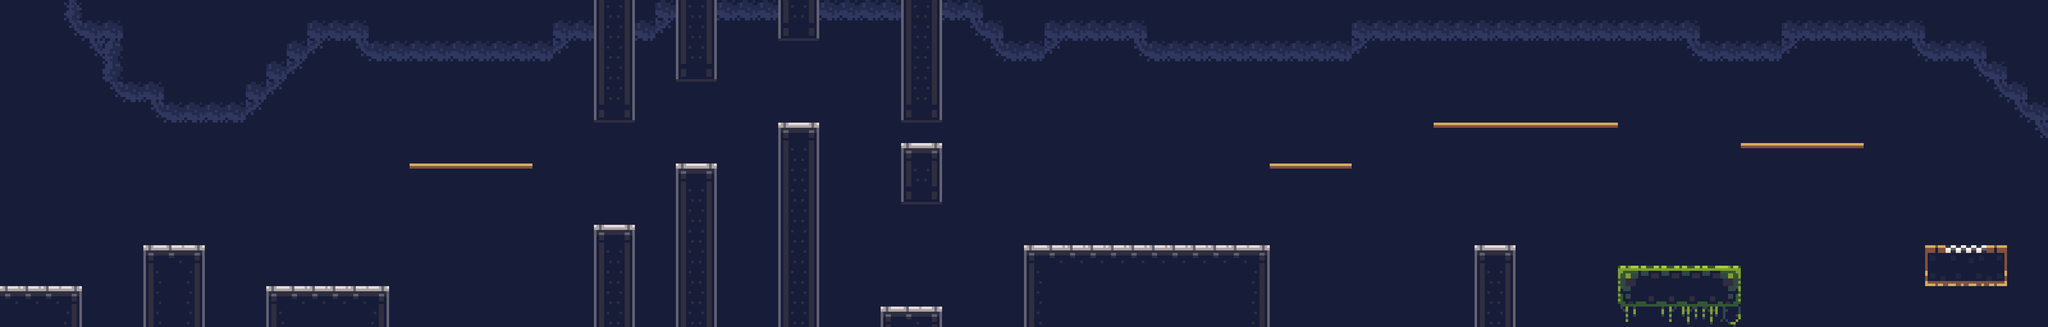

Below is a game level as drawn by its tile map, then a one-line description and the .tmx that defines it (tile-layer data replaced by summaries):
An orthogonal 100x16 tile map with 64x64 px tiles, 4 tile layers (BG, Terrain, Platforms, FG), 7 tilesets and 55 objects (16x torch_base, 15x torch_flame, 10x coin, 6x Diseased_rat, 4x Helicopter, ...).

<map version="1.10" tiledversion="1.11.2" orientation="orthogonal" renderorder="right-down" width="100" height="16" tilewidth="64" tileheight="64" infinite="0" nextlayerid="13" nextobjectid="338">
 <tileset firstgid="1" source="../tilesets/MP2 Tileset_scaled_64x.tsx" />
 <tileset firstgid="385" source="../tilesets/MP2 Ground Tileset.tsx" />
 <tileset firstgid="475" source="../tilesets/scaled player.tsx" />
 <tileset firstgid="476" source="../tilesets/coin.tsx" />
 <tileset firstgid="477" source="../tilesets/torch tile.tsx" />
 <tileset firstgid="478" source="../tilesets/scaled diseased rat.tsx" />
 <tileset firstgid="479" source="../tilesets/frog.tsx" />
 <layer id="1" name="BG" width="100" height="16">
  <data>[1600 cells, 1600 non-empty, 1 distinct tile ids]</data>
 </layer>
 <objectgroup id="8" name="BG details">
  <object id="141" name="torch_flame" gid="66" x="576" y="512" width="64" height="64" />
  <object id="142" name="torch_flame" gid="66" x="1024" y="832" width="64" height="64" />
  <object id="143" name="torch_flame" gid="66" x="192" y="640" width="64" height="64" />
  <object id="180" name="torch_base" gid="78" x="576" y="576" width="64" height="64" />
  <object id="181" name="torch_base" gid="78" x="1024" y="896" width="64" height="64" />
  <object id="182" name="torch_base" gid="78" x="192" y="704" width="64" height="64" />
  <object id="280" name="torch_flame" gid="66" x="1856" y="576" width="64" height="64" />
  <object id="281" name="torch_base" gid="78" x="1856" y="640" width="64" height="64" />
  <object id="283" name="torch_base" gid="78" x="2432" y="448" width="64" height="64" />
  <object id="284" name="torch_flame" gid="66" x="2752" y="768" width="64" height="64" />
  <object id="285" name="torch_base" gid="78" x="2752" y="832" width="64" height="64" />
  <object id="286" name="torch_flame" gid="66" x="3648" y="512" width="64" height="64" />
  <object id="287" name="torch_base" gid="78" x="3648" y="576" width="64" height="64" />
  <object id="288" name="torch_flame" gid="66" x="6080" y="512" width="64" height="64" />
  <object id="289" name="torch_base" gid="78" x="6080" y="576" width="64" height="64" />
  <object id="313" name="torch_flame" gid="66" x="1142.67" y="358.667" width="64" height="64" />
  <object id="314" name="torch_base" gid="78" x="1142.67" y="422.667" width="64" height="64" />
  <object id="318" name="torch_flame" gid="66" x="4888" y="552" width="64" height="64" />
  <object id="319" name="torch_base" gid="78" x="4888" y="616" width="64" height="64" />
  <object id="320" name="torch_flame" gid="66" x="4480" y="256" width="64" height="64" />
  <object id="321" name="torch_base" gid="78" x="4480" y="320" width="64" height="64" />
  <object id="322" name="torch_flame" gid="66" x="4032" y="320" width="64" height="64" />
  <object id="323" name="torch_base" gid="78" x="4032" y="384" width="64" height="64" />
  <object id="324" name="torch_flame" gid="66" x="5504" y="320" width="64" height="64" />
  <object id="325" name="torch_base" gid="78" x="5504" y="384" width="64" height="64" />
  <object id="326" name="torch_flame" gid="66" x="2112" y="384" width="64" height="64" />
  <object id="327" name="torch_base" gid="78" x="2112" y="448" width="64" height="64" />
  <object id="328" name="torch_flame" gid="66" x="2432" y="256" width="64" height="64" />
  <object id="329" name="torch_base" gid="78" x="2432" y="320" width="64" height="64" />
  <object id="330" name="torch_flame" gid="66" x="3200" y="448" width="64" height="64" />
  <object id="331" name="torch_base" gid="78" x="3200" y="512" width="64" height="64" />
 </objectgroup>
 <layer id="2" name="Terrain" width="100" height="16">
  <data>[1600 cells, 456 non-empty, 26 distinct tile ids]</data>
 </layer>
 <layer id="7" name="Platforms" width="100" height="16">
  <data>[1600 cells, 25 non-empty, 1 distinct tile ids]</data>
 </layer>
 <layer id="12" name="FG" width="100" height="16">
  <data>[1600 cells, 5 non-empty, 3 distinct tile ids]</data>
 </layer>
 <objectgroup id="4" name="Objects">
  <object id="256" name="Player" type="default" gid="475" x="64" y="896" width="64" height="56">
   <properties>
    <property name="facing_right" type="bool" value="true" />
   </properties>
  </object>
  <object id="271" name="portal" x="6112" y="752" width="64" height="16" />
 </objectgroup>
 <objectgroup id="3" name="Moving Objects">
  <object id="294" name="Helicopter" x="1216" y="960" width="640" height="16.4833">
   <properties>
    <property name="Platform" type="bool" value="true" />
    <property name="speed" type="int" value="100" />
   </properties>
  </object>
  <object id="299" name="Helicopter" x="4032" y="768" width="512" height="16">
   <properties>
    <property name="Platform" type="bool" value="true" />
    <property name="speed" type="int" value="125" />
   </properties>
  </object>
  <object id="300" name="Helicopter" x="5277.33" y="665.333" width="344" height="16">
   <properties>
    <property name="Platform" type="bool" value="true" />
    <property name="speed" type="int" value="150" />
   </properties>
  </object>
  <object id="315" name="Helicopter" x="770.333" y="642.667" width="355.333" height="16">
   <properties>
    <property name="Platform" type="bool" value="true" />
    <property name="speed" type="int" value="100" />
   </properties>
  </object>
 </objectgroup>
 <objectgroup id="10" name="Items">
  <object id="303" name="coin" gid="476" x="1563.67" y="465" width="30" height="30" />
  <object id="304" name="coin" gid="476" x="2482.33" y="330.333" width="30" height="30" />
  <object id="305" name="coin" gid="476" x="2670.33" y="721" width="30" height="30" />
  <object id="309" name="coin" gid="476" x="4658.33" y="746.333" width="30" height="30" />
  <object id="310" name="coin" gid="476" x="5530.33" y="413" width="30" height="30" />
  <object id="316" name="coin" gid="476" x="1535" y="923" width="30" height="30" />
  <object id="332" name="coin" gid="476" x="529" y="739" width="30" height="30" />
  <object id="333" name="coin" gid="476" x="4277" y="338.333" width="30" height="30" />
  <object id="335" name="coin" gid="476" x="1077" y="397" width="30" height="30" />
  <object id="336" name="coin" gid="476" x="2895.67" y="434.333" width="30" height="30" />
 </objectgroup>
 <objectgroup id="9" name="Enemies">
  <object id="295" name="Frog" gid="2147484127" x="2816" y="448" width="64" height="40">
   <properties>
    <property name="reverse" type="bool" value="true" />
   </properties>
  </object>
  <object id="296" name="Diseased_rat" gid="2147484126" x="3584" y="768" width="116" height="48">
   <properties>
    <property name="speed" type="int" value="125" />
   </properties>
  </object>
  <object id="297" name="Diseased_rat" gid="2147484126" x="1088" y="896" width="116" height="48">
   <properties>
    <property name="speed" type="int" value="125" />
   </properties>
  </object>
  <object id="302" name="Diseased_rat" gid="2147484126" x="4608" y="384" width="116" height="48">
   <properties>
    <property name="speed" type="int" value="125" />
   </properties>
  </object>
  <object id="312" name="Diseased_rat" gid="2147484126" x="1408" y="512" width="116" height="48">
   <properties>
    <property name="speed" type="int" value="125" />
   </properties>
  </object>
  <object id="317" name="Diseased_rat" gid="2147484126" x="5696" y="448" width="116" height="48">
   <properties>
    <property name="speed" type="int" value="125" />
   </properties>
  </object>
  <object id="337" name="Diseased_rat" gid="2147484126" x="3776" y="768" width="116" height="48">
   <properties>
    <property name="speed" type="int" value="125" />
   </properties>
  </object>
 </objectgroup>
 <objectgroup id="11" name="Data">
  <object id="237" name="Data" x="0" y="0" width="64" height="64">
   <properties>
    <property name="bg" value="" />
   </properties>
  </object>
 </objectgroup>
</map>
